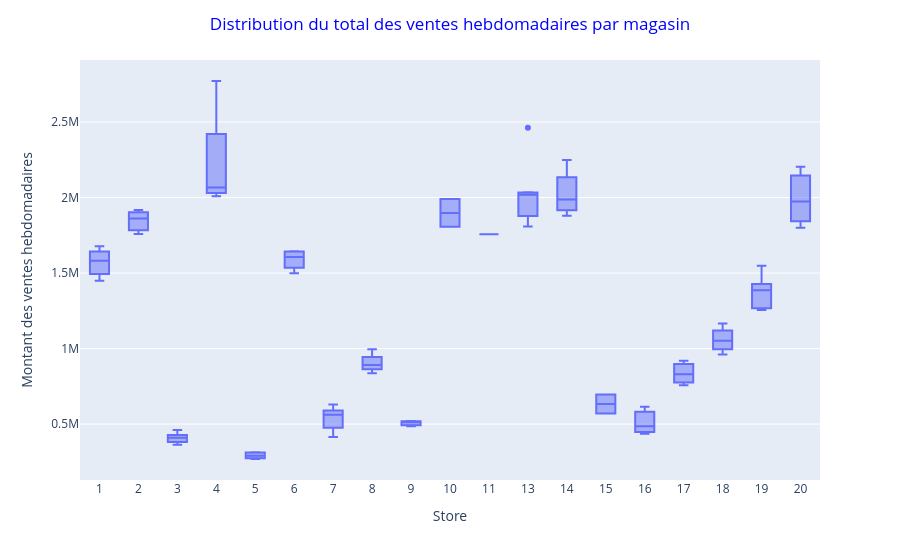

The notebook cell saved with this chart:
### Markdown cell above
**Analyse de la distribution des ventes par magasin**

Les magasins ont-ils des comportements différents ?

### Code cell
box_store_sales = px.box(
    df,
    x='Store',
    y='Weekly_Sales',
    points='outliers'
)
box_store_sales.update_xaxes(
    type='category',
    categoryorder='array',
    categoryarray=store_order
)
box_store_sales.update_layout(
    title= dict(text='Distribution du total des ventes hebdomadaires par magasin', x=0.5, font_color='blue'), 
    xaxis=dict(title='Store'), 
    yaxis=dict(title='Montant des ventes hebdomadaires'),
)
box_store_sales.show()

### Figure 1 — Plotly figure (JSON) as saved in the notebook; plotly's stock layout.template omitted (floating-point values rounded to 4 significant figures)
{"data": [{"alignmentgroup": "True", "boxpoints": "outliers", "hovertemplate": "Store=%{x}<br>Weekly_Sales=%{y}<extra></extra>", "legendgroup": "", "marker": {"color": "#636efa"}, "name": "", "notched": false, "offsetgroup": "", "orientation": "v", "showlegend": false, "type": "box", "x": [3, 1, 8, 19, 7, 17, 6, 1, 6, 3, 9, 14, 3, 20, 19, 13, 16, 9, 5, 19, 18, 8, 1, 8, 17, 18, 2, 9, 11, 4, 13, 20, 2, 6, 13, 14, 19, 6, 7, 5, 16, 15, 4, 4, 14, 4, 5, 1, 13, 8, 7, 13, 3, 5, 3, 1, 4, 20, 7, 14, 2, 10, 1, 13, 15, 16, 19, 7, 18, 19, 3, 7, 13, 3, 10, 7, 17, 18, 3, 5], "x0": " ", "xaxis": "x", "y": [461600.0, 1642000.0, 994800.0, 1427000.0, 561100.0, 757700.0, 1498000.0, 1494000.0, 1644000.0, 397000.0, 513100.0, 2249000.0, 364100.0, 1973000.0, 1549000.0, 2018000.0, 614300.0, 485400.0, 268900.0, 1366000.0, 1166000.0, 888800.0, 1449000.0, 836700.0, 829200.0, 1030000.0, 1917000.0, 519800.0, 1757000.0, 2303000.0, 2461000.0, 1800000.0, 1758000.0, 1572000.0, 1808000.0, 1879000.0, 1267000.0, 1639000.0, 414100.0, 290900.0, 435400.0, 695400.0, 2008000.0, 2067000.0, 1954000.0, 2036000.0, 275100.0, 1624000.0, 1970000.0, 895100.0, 630000.0, 1847000.0, 365200.0, 311900.0, 398800.0, 1539000.0, 2771000.0, 2204000.0, 563500.0, 2021000.0, 1862000.0, 1990000.0, 1677000.0, 2026000.0, 570600.0, 485100.0, 1255000.0, 457300.0, 961200.0, 1405000.0, 432000.0, 532700.0, 2035000.0, 419500.0, 1806000.0, 597900.0, 919900.0, 1074000.0, 424500.0, 313400.0], "y0": " ", "yaxis": "y"}], "layout": {"boxmode": "group", "legend": {"tracegroupgap": 0}, "margin": {"t": 60}, "title": {"font": {"color": "blue"}, "text": "Distribution du total des ventes hebdomadaires par magasin", "x": 0.5}, "xaxis": {"anchor": "y", "categoryarray": [1, 2, 3, 4, 5, 6, 7, 8, 9, 10, 11, 13, 14, 15, 16, 17, 18, 19, 20], "categoryorder": "array", "domain": [0, 1], "title": {"text": "Store"}, "type": "category"}, "yaxis": {"anchor": "x", "domain": [0, 1], "title": {"text": "Montant des ventes hebdomadaires"}}}}
